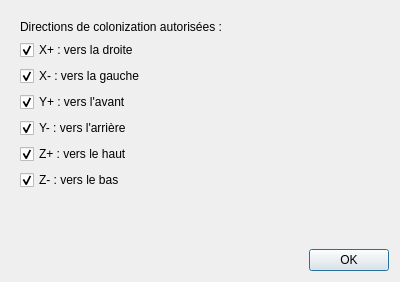
<?xml version="1.0" encoding="UTF-8"?>
<ui version="4.0">
 <class>PB_ActionSelectCellsInGrid3DColonizeDialog</class>
 <widget class="QDialog" name="PB_ActionSelectCellsInGrid3DColonizeDialog">
  <property name="geometry">
   <rect>
    <x>0</x>
    <y>0</y>
    <width>400</width>
    <height>282</height>
   </rect>
  </property>
  <property name="windowTitle">
   <string>Dialog</string>
  </property>
  <layout class="QVBoxLayout" name="verticalLayout">
   <item>
    <widget class="QWidget" name="widget" native="true">
     <layout class="QVBoxLayout" name="verticalLayout_2">
      <item>
       <widget class="QLabel" name="label">
        <property name="text">
         <string>Directions de colonization autorisées :</string>
        </property>
       </widget>
      </item>
      <item>
       <widget class="QCheckBox" name="cb_xp">
        <property name="text">
         <string>X+ : vers la droite</string>
        </property>
        <property name="checked">
         <bool>true</bool>
        </property>
       </widget>
      </item>
      <item>
       <widget class="QCheckBox" name="cb_xm">
        <property name="text">
         <string>X- : vers la gauche</string>
        </property>
        <property name="checked">
         <bool>true</bool>
        </property>
       </widget>
      </item>
      <item>
       <widget class="QCheckBox" name="cb_yp">
        <property name="text">
         <string>Y+ : vers l'avant</string>
        </property>
        <property name="checked">
         <bool>true</bool>
        </property>
       </widget>
      </item>
      <item>
       <widget class="QCheckBox" name="cb_ym">
        <property name="text">
         <string>Y- : vers l'arrière</string>
        </property>
        <property name="checked">
         <bool>true</bool>
        </property>
       </widget>
      </item>
      <item>
       <widget class="QCheckBox" name="cb_zp">
        <property name="text">
         <string>Z+ : vers le haut</string>
        </property>
        <property name="checked">
         <bool>true</bool>
        </property>
       </widget>
      </item>
      <item>
       <widget class="QCheckBox" name="cb_zm">
        <property name="text">
         <string>Z- : vers le bas</string>
        </property>
        <property name="checked">
         <bool>true</bool>
        </property>
       </widget>
      </item>
      <item>
       <spacer name="verticalSpacer">
        <property name="orientation">
         <enum>Qt::Vertical</enum>
        </property>
        <property name="sizeHint" stdset="0">
         <size>
          <width>20</width>
          <height>40</height>
         </size>
        </property>
       </spacer>
      </item>
     </layout>
    </widget>
   </item>
   <item>
    <widget class="QDialogButtonBox" name="buttonBox">
     <property name="orientation">
      <enum>Qt::Horizontal</enum>
     </property>
     <property name="standardButtons">
      <set>QDialogButtonBox::Ok</set>
     </property>
    </widget>
   </item>
  </layout>
 </widget>
 <resources/>
 <connections>
  <connection>
   <sender>buttonBox</sender>
   <signal>accepted()</signal>
   <receiver>PB_ActionSelectCellsInGrid3DColonizeDialog</receiver>
   <slot>accept()</slot>
   <hints>
    <hint type="sourcelabel">
     <x>248</x>
     <y>254</y>
    </hint>
    <hint type="destinationlabel">
     <x>157</x>
     <y>274</y>
    </hint>
   </hints>
  </connection>
  <connection>
   <sender>buttonBox</sender>
   <signal>rejected()</signal>
   <receiver>PB_ActionSelectCellsInGrid3DColonizeDialog</receiver>
   <slot>reject()</slot>
   <hints>
    <hint type="sourcelabel">
     <x>316</x>
     <y>260</y>
    </hint>
    <hint type="destinationlabel">
     <x>286</x>
     <y>274</y>
    </hint>
   </hints>
  </connection>
 </connections>
</ui>
